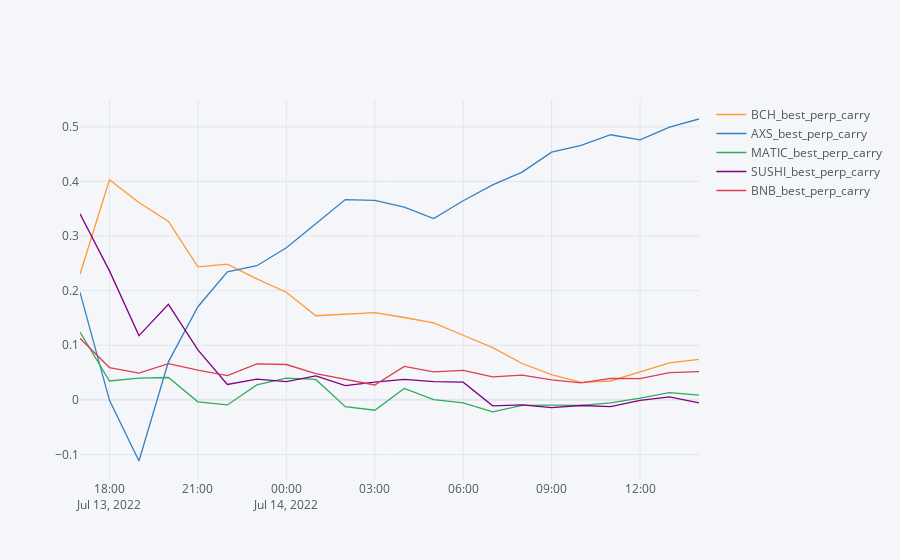

The notebook cell this image was saved under:
### Markdown cell above
### rates markets

### Code cell
selected = [df for df in futures_df.columns if any(df.split('-')[0].split('_')[0]==coin for coin in (coins+['USD']))]
prices=futures_df[[c for c in selected if any(string in c for string in ['price_c'])]]

short_rates=futures_df[[c for c in selected if any(string in c for string in ['PERP_rate_c','rate_borrow'])]]
short_rates=short_rates.ewm(halflife=halflife,times=short_rates.index).mean()

borrow_size=futures_df[[c for c in selected if any(string in c for string in ['_rate_size','price_volume'])]]

for c in coins:
    long_perp_carry=short_rates[c+'-PERP_rate_c']-short_rates['USD_rate_borrow']
    short_perp_carry=-short_rates[c+'-PERP_rate_c']-short_rates[c+'_rate_borrow']
    short_rates[c+'_best_perp_carry']= pd.concat([long_perp_carry, short_perp_carry]).groupby(level=0).max()
   # long_rates[c+'_long_future_carry']=long_rates[c+'-1231_rate_c']-short_rates['USD_rate_borrow']
   # long_rates[c+'_short_future_carry']=-long_rates[c+'-1231_rate_c']-short_rates[c+'_rate_borrow']

short_rates.filter(like='_best_perp_carry').iplot()#))
